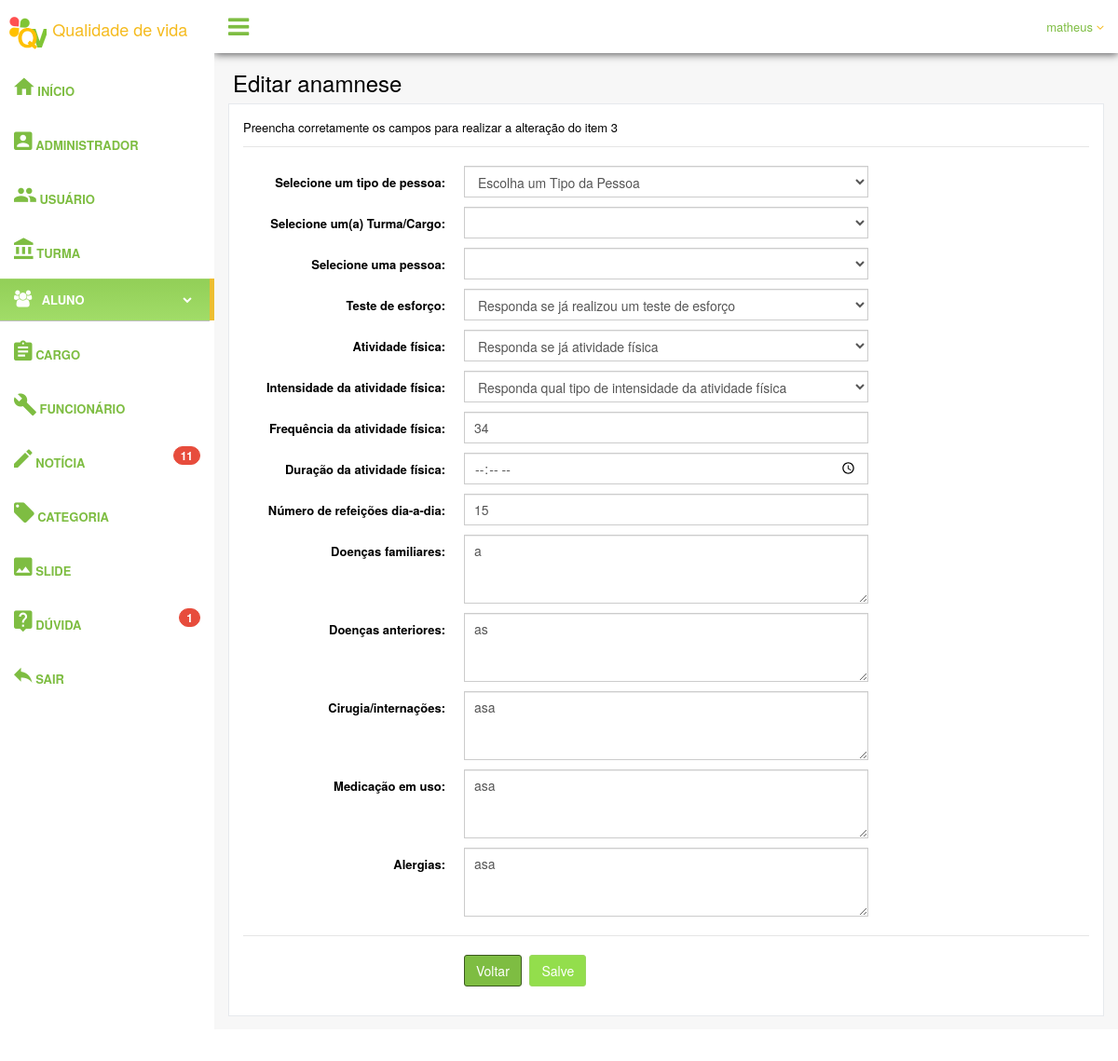
Page /painel/anamnese_editar.php?id=3 (signed in) on the committed database.
### tables this page shows
CREATE TABLE IF NOT EXISTS `anamnese` (
  `idAnamnese` int(11) NOT NULL,
  `tipo` varchar(50) NOT NULL,
  `funcao` varchar(50) NOT NULL,
  `pessoa` int(50) NOT NULL,
  `doenca_anterior` varchar(150) NOT NULL,
  `doenca_familiar` varchar(150) NOT NULL,
  `cirurgia_internacao` varchar(150) NOT NULL,
  `medicacao` varchar(150) NOT NULL,
  `alergia` varchar(150) NOT NULL,
  `numero_refeicoes` int(150) NOT NULL,
  `atividade_fisica` varchar(150) NOT NULL,
  `vezes_semana` int(7) NOT NULL,
  `duracao` longtext NOT NULL,
  `intensidade` varchar(5) NOT NULL,
  `esforco` varchar(3) NOT NULL,
  `deletar` int(11) NOT NULL
);

### painel/conexao.php (called while the page is built, shortened)
<?php
$servidor = "localhost";
$usuario = "root";
$senha = "";
$conexao = mysql_connect($servidor, $usuario, $senha);
$c_duvida = mysql_query("SELECT * FROM duvidas WHERE deletar != 1", $conexao);
$c_noticia = mysql_query("SELECT * FROM noticias WHERE deletar != 1", $conexao);
$duvida = mysql_num_rows($c_duvida);
$noticia = mysql_num_rows($c_noticia);
?>

### painel/anamnese_editar.php (the view, shortened to what this page needs)
<?php
include("conexao.php");
	$sessaousuario = $_SESSION ['usuario'];
?>
<!DOCTYPE html>
<html>
  <head>
    <link href="assets/css/bootstrap.min.css" rel="stylesheet">
    <link href="assets/css/font-awesome.min.css" rel="stylesheet">
    <link href="assets/css/material-design-iconic-font.min.css" rel="stylesheet">
    <link href="assets/css/nprogress.css" rel="stylesheet">
    <link href="assets/css/jquery.mCustomScrollbar.min.css" rel="stylesheet"/>
	<link href="assets/css/dataTables.bootstrap.min.css" rel="stylesheet">
    <link href="assets/css/buttons.bootstrap.min.css" rel="stylesheet">
    <link href="assets/css/fixedHeader.bootstrap.min.css" rel="stylesheet">
    <link href="assets/css/responsive.bootstrap.min.css" rel="stylesheet">
    <link href="assets/css/scroller.bootstrap.min.css" rel="stylesheet">
    <link href="assets/css/custom.min.css" rel="stylesheet">
  </head>
  <body class="nav-md">
    <div class="container body">
      <div class="main_container">
        <div class="col-md-3 left_col menu_fixed">
          <div class="left_col scroll-view">
            <div class="navbar nav_title" style="border: 0;">
               <a href="index.php" class="site_title"><img src="img/logo.png" width="40" height="45"> <span style="font-size: 18px">Qualidade de vida</span></a>
            </div>
            <div id="sidebar-menu" class="main_menu_side hidden-print main_menu">
              <div class="menu_section">
                <ul class="nav side-menu">
                <ul class="nav side-menu">
                  <li><a href="index.php"><i class="zmdi zmdi-hc-2x zmdi-home"></i> Início </a></li>
                </ul>
                <ul class="nav side-menu">
                 <li ><a href="administradores.php"><i class="zmdi zmdi-hc-2x zmdi-account-box"></i> Administrador </a></li>
                </ul>
                <ul class="nav side-menu">
                  <li><a href="usuarios.php"><i class="zmdi zmdi-hc-2x zmdi-accounts"></i> Usuário</a></li>
                </ul>
                <ul class="nav side-menu">
                  <li><a href="turmas.php"><i class="zmdi zmdi-hc-2x zmdi-balance"></i> Turma</a></li>
                </ul>
                <ul class="nav side-menu">
                <li class="active"><a href="#0"><i class="fa fa-users"></i> Aluno <span class="fa fa-chevron-down"></span></a>
                  </li>
                </ul>
                <ul class="nav side-menu">
                  <li><a href="cargos.php"><i class="zmdi zmdi-hc-2x zmdi-assignment"></i> Cargo </a></li>
                </ul>
                <ul class="nav side-menu">
                  <li><a href="funcionarios.php"><i class="zmdi zmdi-hc-2x zmdi-wrench"></i> Funcionário</a></li>
                </ul>
                <ul class="nav side-menu">
                  <li><a href="noticias.php"><i class="zmdi zmdi-hc-2x zmdi-edit"></i> Notícia<span class="badge bg-red pull-right" data-toggle="tooltip" data-placement="right" title="Total de dados"><?php echo $noticia;?></span></a></li>
                </ul>
                <ul class="nav side-menu">
                  <li><a href="categorias.php"><i class="zmdi zmdi-hc-2x zmdi-label"></i> Categoria </span></a></li>
                </ul>
                <ul class="nav side-menu">
                  <li><a href="slides.php"><i class="zmdi zmdi-hc-2x zmdi-image"></i> Slide</a></li>
                </ul>
                <ul class="nav side-menu">
                  <li><a href="duvidas.php"><i class="zmdi zmdi-hc-2x zmdi-pin-help"></i> Dúvida <span class="badge bg-red pull-right" data-toggle="tooltip" data-placement="right" title="Total de dados"><?php echo $duvida;?></span></a></li>
                </ul>
                <ul class="nav side-menu">
                  <li><a href="sair.php"><i class="zmdi zmdi-hc-2x zmdi-mail-reply"></i> Sair </a></li>
                </ul>
                </ul>
              </div>
            </div>
          </div>
        </div>
        <div class="top_nav">
          <div class="nav_menu">
            <nav>
              <div class="nav toggle">
                <a id="menu_toggle"><i class="fa fa-bars"></i></a>
              </div>
              <ul class="nav navbar-nav navbar-right">
                <li class="">
                  <a href="javascript:;" class="user-profile dropdown-toggle" data-toggle="dropdown" aria-expanded="false">
                    <?php echo $sessaousuario;?>
                    <span class=" fa fa-angle-down"></span>
                  </a>
                </li>
              </ul>
            </nav>
          </div>
        </div>
        <div class="right_col" role="main">
          <div class="">
            <div class="page-title">
              <div class="title_left">
                <h3>Editar anamnese</h3>
              </div>
            </div>
            <div class="clearfix"></div>
            <div class="row">
              <div class="col-md-12 col-sm-12 col-xs-12">
                <div class="x_panel">
                  <div class="x_content">
	<?php
	$id = $_GET['id'];
	$resultado = mysql_query("SELECT * FROM anamnese WHERE idAnamnese = '$id'");
	while($dados = mysql_fetch_array($resultado)){
	?>
                    <form class="form-horizontal form-label-left" action="controlador.php?acao=editar_anamnese" method="post" enctype="multipart/form-data" novalidate>
                      <p>Preencha corretamente os campos para realizar a alteração do item <?php echo $id;?> </p>
                      <span class="section"><p><?php error_reporting(0); if($_GET['msg'] == 'ok'){echo 'Registro alterado com sucesso.';} else if($_GET['msg'] == 'error'){echo 'Erro ao alterar dados, tente novamente mais tarde.';}?></p>
</span>
                      <div class="item form-group">
                        <label class="control-label col-md-3 col-sm-3 col-xs-12" for="">Selecione um tipo de pessoa:</label>
                        <div class="col-md-6 col-sm-6 col-xs-12">
                          <select name="tipo" id="tipo" class="form-control col-md-7 col-xs-12 required" required >
							<option value="0" class="required" required selected>Escolha um Tipo da Pessoa</option>
							</select>
                        </div>
                      </div>
					  <div class="item form-group">
                        <label class="control-label col-md-3 col-sm-3 col-xs-12" for="">Selecione um(a) Turma/Cargo:</label>
                        <div class="col-md-6 col-sm-6 col-xs-12">
                          <select name="funcao" id="funcao" class="form-control col-md-7 col-xs-12 required" required >
						  </select>
                        </div>
                      </div>
					  <div class="item form-group">
                        <label class="control-label col-md-3 col-sm-3 col-xs-12" for="">Selecione uma pessoa:</label>
                        <div class="col-md-6 col-sm-6 col-xs-12">
                          <select name="pessoa" id="pessoa" class="form-control col-md-7 col-xs-12 required" required >
						  </select>
                        </div>
                      </div>
					  <div class="item form-group">
                        <label class="control-label col-md-3 col-sm-3 col-xs-12" for="">Teste de esforço:</label>
                        <div class="col-md-6 col-sm-6 col-xs-12">
                          <select name="esforco" id="esforco" class="form-control col-md-7 col-xs-12 required" required >
							<option value class="required" required selected>Responda se já realizou um teste de esforço</option>
						  </select>
                        </div>
                      </div>
					  <div class="item form-group">
                        <label class="control-label col-md-3 col-sm-3 col-xs-12" for="">Atividade física:</label>
                        <div class="col-md-6 col-sm-6 col-xs-12">
                          <select name="atividade" id="atividade" class="form-control col-md-7 col-xs-12 required" required >
							<option value class="required" required >Responda se já atividade física</option>
						  </select>
                        </div>
                      </div>
					  <div class="item form-group">
                        <label class="control-label col-md-3 col-sm-3 col-xs-12" for="">Intensidade da atividade física:</label>
                        <div class="col-md-6 col-sm-6 col-xs-12">
                          <select name="intensidade" id="intensidade" class="form-control col-md-7 col-xs-12 required" required >
							<option value class="required" required selected >Responda qual tipo de intensidade da atividade física</option>
						  </select>
                        </div>
                      </div>
                      <div class="item form-group">
                        <label class="control-label col-md-3 col-sm-3 col-xs-12" for="">Frequência da atividade física:</label>
                        <div class="col-md-6 col-sm-6 col-xs-12">
                          <input type="number" name="numero_atividade" value="<?php echo $dados['vezes_semana'];?>" id="numero_atividade" class="form-control col-md-7 col-xs-12" placeholder="Preencha quantas vezes realiza atividade física.." required type="text">
                        </div>
                      </div>
					  <div class="item form-group">
                        <label class="control-label col-md-3 col-sm-3 col-xs-12" for="">Duração da atividade física:</label>
                        <div class="col-md-6 col-sm-6 col-xs-12">
                          <input type="time" name="duracao_atividade" value="<?php echo $dados['duracao'];?>" id="duracao_atividade" class="form-control col-md-7 col-xs-12" placeholder="Preencha duração da atividade física.." required type="text">
                        </div>
                      </div>
					  <div class="item form-group">
                        <label class="control-label col-md-3 col-sm-3 col-xs-12" for="">Número de refeições dia-a-dia:</label>
                        <div class="col-md-6 col-sm-6 col-xs-12">
                          <input type="number" name="refeicoes" id="refeicoes" value="<?php echo $dados['numero_refeicoes'];?>" class="form-control col-md-7 col-xs-12" placeholder="Preencha quantas refeições são digeridas.." required type="text">
                        </div>
                      </div>
					  <div class="item form-group">
                        <label class="control-label col-md-3 col-sm-3 col-xs-12" for="">Doenças familiares:</label>
                        <div class="col-md-6 col-sm-6 col-xs-12">
                          <textarea type="text" name="doenca_familiar" id="doenca_familiar" rows="3"  class="form-control col-md-7 col-xs-12" placeholder="Preencha as doenças da sua família.." required type="text"><?php echo $dados['doenca_familiar'];?></textarea>
                        </div>
                      </div>
					  <div class="item form-group">
                        <label class="control-label col-md-3 col-sm-3 col-xs-12" for="">Doenças anteriores:</label>
                        <div class="col-md-6 col-sm-6 col-xs-12">
                          <textarea type="text" name="doenca_anterior" id="doenca_anterior" rows="3"  class="form-control col-md-7 col-xs-12" placeholder="Preencha suas doenças anteriores.." required type="text"><?php echo $dados['doenca_anterior'];?></textarea>
                        </div>
                      </div>
					  <div class="item form-group">
                        <label class="control-label col-md-3 col-sm-3 col-xs-12" for="">Cirugia/internações:</label>
                        <div class="col-md-6 col-sm-6 col-xs-12">
                          <textarea type="text" name="cirurgia_internacao" id="cirurgia_internacao" rows="3"  class="form-control col-md-7 col-xs-12" placeholder="Preencha suas cirurgias/internações.." required type="text"><?php echo $dados['cirurgia_internacao'];?></textarea>
                        </div>
                      </div>
					  <div class="item form-group">
                        <label class="control-label col-md-3 col-sm-3 col-xs-12" for="">Medicação em uso:</label>
                        <div class="col-md-6 col-sm-6 col-xs-12">
                          <textarea type="text" name="medicacao" id="medicacao" rows="3"  class="form-control col-md-7 col-xs-12" placeholder="Preencha suas medicações em uso.." required type="text"><?php echo $dados['medicacao'];?></textarea>
                        </div>
                      </div>
					  <div class="item form-group">
                        <label class="control-label col-md-3 col-sm-3 col-xs-12" for="">Alergias:</label>
                        <div class="col-md-6 col-sm-6 col-xs-12">
                          <textarea type="text" name="alergia" id="alergia" rows="3"  class="form-control col-md-7 col-xs-12" placeholder="Preencha suas alergias.." required type="text"><?php echo $dados['alergia'];?></textarea>
                        </div>
                      </div>
                      <div class="ln_solid"></div>
                      <div class="form-group">
                        <div class="col-md-6 col-md-offset-3">
                          <button type="reset" class="btn btn-primary" onClick="window.location.href='anamnese.php'">Voltar</button>
                          <button id="send" type="submit"  class="btn btn-info">Salve</button>
                        </div>
                      </div>
                    </form>
<?php } ?>
                  </div>
                </div>
              </div>
            </div>
          </div>
        </div>
        <footer>
        </footer>
      </div>
    </div>
  </body>
</html>

### rows in the picture
anamnese: numero_atividade "34", refeicoes "15", doenca_familiar "a", doenca_anterior "as", cirurgia_internacao "asa", medicacao "asa", alergia "asa"

### other values in the picture
$noticia "11"
$duvida "1"
$sessaousuario "matheus"
